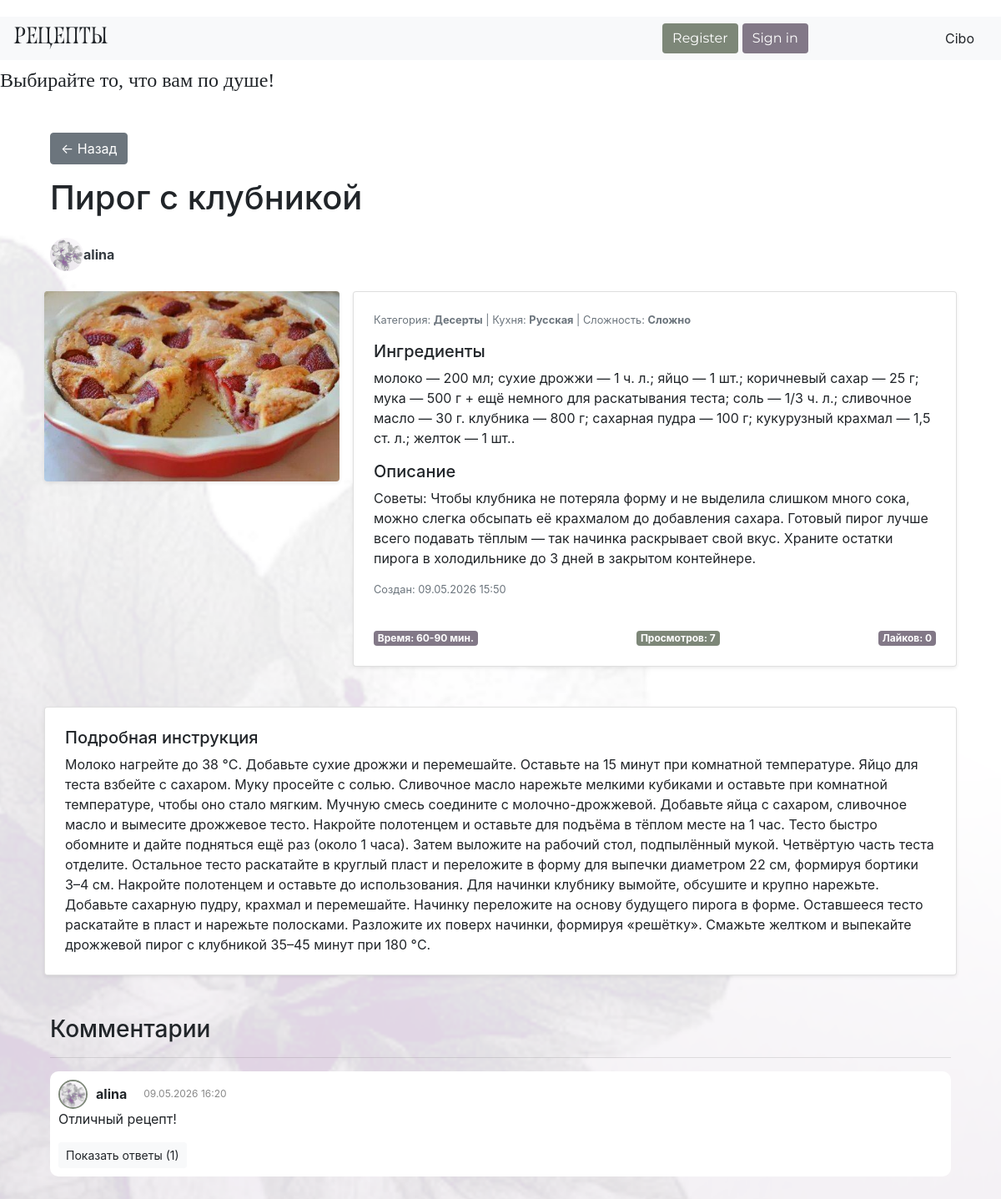
/recipe/3, run on the app's committed database.
### data/recipes.py (models this page shows)
class Recipe(SqlAlchemyBase):
    __tablename__ = 'recipes'
    id = sa.Column(sa.Integer, primary_key=True, autoincrement=True)
    user_id = sa.Column(sa.Integer, sa.ForeignKey('users.id'))
    created_at = sa.Column(sa.DateTime, default=sa.func.now())
    title = sa.Column(sa.String, nullable=True)
    text = sa.Column(sa.String, nullable=True)
    image = sa.Column(sa.String, nullable=True)
    category = sa.Column(sa.String, nullable=True)
    cuisine = sa.Column(sa.String, nullable=True)
    complexity = sa.Column(sa.Integer, nullable=True)
    ingredients = sa.Column(sa.String, nullable=False)
    cooking_time = sa.Column(sa.Integer, nullable=True)
    type = sa.Column(sa.String, nullable=True)
    likes = sa.Column(sa.Integer, default=0)
    views = sa.Column(sa.Integer, default=0)
    food_intake = sa.Column(sa.String, nullable=True)
    manual = sa.Column(sa.String, nullable=True)
    user = relationship("User", back_populates="recipes")
    comments = relationship("Comment", back_populates="recipe", cascade="all, delete")

### data/user.py (models this page shows, shortened)
class User(SqlAlchemyBase, UserMixin):
    __tablename__ = 'users'
    id = sa.Column(sa.Integer, primary_key=True, autoincrement=True)
    email = sa.Column(sa.String, index=True, unique=True, nullable=False)
    username = sa.Column(sa.String, nullable=True)
    name = sa.Column(sa.String, nullable=True)
    age = sa.Column(sa.Integer, nullable=True)
    description = sa.Column(sa.String, nullable=True)
    hashed_password = sa.Column(sa.String, nullable=True)
    avatar = sa.Column(sa.String, nullable=True)
    subscribers = sa.Column(sa.Integer, default=0)
    created_at = sa.Column(sa.DateTime, default=sa.func.now())
    recipes = relationship("Recipe", back_populates="user")

### data/comments.py (models this page shows)
class Comment(SqlAlchemyBase):
    __tablename__ = 'comments'
    id = sa.Column(sa.Integer, primary_key=True, autoincrement=True)
    user_id = sa.Column(sa.Integer, sa.ForeignKey('users.id'))
    recipe_id = sa.Column(sa.Integer, sa.ForeignKey('recipes.id'))
    text = sa.Column(sa.String, nullable=False)
    parent_id = sa.Column(sa.Integer, sa.ForeignKey('comments.id'), nullable=True)
    created_at = sa.Column(sa.DateTime, default=sa.func.now())
    user = relationship("User")
    recipe = relationship("Recipe", back_populates="comments")
    replies = relationship("Comment", backref=backref('parent', remote_side=[id]), lazy='dynamic')

### main.py (the view)
@app.route('/recipe/<int:recipe_id>')
def recipe_page(recipe_id):
    session = create_session()
    recipe = session.get(Recipe, recipe_id)
    if not recipe:
        return "Рецепт не найден"
    recipe.views += 1
    if current_user.is_authenticated:
        view = View(user_id=current_user.id, recipe_id=recipe_id)
        session.add(view)
    comments = session.query(Comment).filter(Comment.recipe_id == recipe_id).order_by(Comment.created_at).all()
    comment_tree = build_com(comments)
    session.commit()
    return render_template('recipe.html', recipe=recipe, comments_tree=comment_tree)

### data/db_session.py (called while the page is built)
def create_session() -> Session:
    global __factory
    return __factory()

### main.py (called while the page is built)
def build_com(comments):
    n = {}
    for i in comments:
        n[i.id] = {"comment": i, "children": []}
    nn = []
    for i in comments:
        if i.parent_id:
            if i.parent_id in n:
                n[i.parent_id]["children"].append(n[i.id])
        else:
            nn.append(n[i.id])
    return nn

### templates/recipe.html (shortened to what this page needs)
{% extends "base.html" %}
{% block content %}
<div class="container my-5">
    <a href="/" class="btn btn-secondary mb-3">← Назад</a>
    <h1 class="mb-4">{{ recipe.title }}</h1>
    <div class="d-flex align-items-center mb-4">
        <a href="{{ url_for('profile', user_id=recipe.user.id) }}">
            <img src="{{ url_for('static', filename=recipe.user.avatar or 'img/base_av.png') }}"
                 alt="{{ recipe.user.username }}"
                 class="rounded-circle me-3"
                 style="width: 40px; height: 40px; object-fit: cover;">
        </a>
        <div>
            <a href="{{ url_for('profile', user_id=recipe.user.id) }}"
               class="text-decoration-none text-dark">
                <b>{{ recipe.user.username }}</b>
            </a>
        </div>
    </div>
    <div class="row g-4">
        <div class="col-md-4 text-center">
            <img src="{{ url_for('static', filename=recipe.image) }}"
                 alt="{{ recipe.title }}"
                 class="img-fluid rounded shadow-sm">
        </div>
        <div class="col-md-8">
            <div class="card p-4 shadow-sm">
                <p class="text-muted small mb-3">
                    Категория: <strong>{{ recipe.category }}</strong> |
                    Кухня: <strong>{{ recipe.cuisine }}</strong> |
                    Сложность: <strong>{{ recipe.complexity }}</strong>
                </p>
                <h5>Ингредиенты</h5>
                <p class="card-text">{{ recipe.ingredients }}</p>
                <h5>Описание</h5>
                <p class="card-text">{{ recipe.text }}</p>
                <p class="text-muted small">Создан: {{ recipe.created_at.strftime('%d.%m.%Y %H:%M') }}</p>
                <div class="d-flex justify-content-between align-items-center mt-4">
                    <span class="badge" style="background-color: #827887; color: white;">
                        Время: {{ recipe.cooking_time }} мин.
                    </span>
                    <span class="badge" style="background-color: #7d8778; color: white;">
                        Просмотров: {{ recipe.views }}
                    </span>
                    <span class="badge" style="background-color: #827887; color: white;">
                        Лайков: {{ recipe.likes }}
                    </span>
                </div>
            </div>
        </div>
    </div>
    {% if recipe.manual %}
<div class="row g-4 mt-5">
    <div class="col-12">
        <div class="card p-4 shadow-sm">
            <h5>Подробная инструкция</h5>
            <p class="card-text">{{ recipe.manual }}</p>
        </div>
    </div>
</div>
{% endif %}
    <h3 class="mt-5">Комментарии</h3>
    <hr>
    {% macro render_comment(node, level=0) %}
        {% set comment = node.comment %}
        <div class="comment-box" style="margin-left: {{ level * 20 }}px;">
            <div class="comment-header">
                <img src="{{ url_for('static', filename=comment.user.avatar or 'img/base_av.png') }}"
                     class="comment-avatar">
                <b>{{ comment.user.username }}</b>
                <span class="comment-date">{{ comment.created_at.strftime('%d.%m.%Y %H:%M') }}</span>
            </div>
            <p>{{ comment.text }}</p>
            {% if node.children %}
                <button onclick="toggleReplies({{ comment.id }})"
                        class="btn btn-sm btn-light">
                    Показать ответы ({{ node.children|length }})
                </button>
            {% endif %}
        </div>
    {% endmacro %}
    {% for node in comments_tree %}
        {{ render_comment(node) }}
    {% endfor %}
</div>
{% endblock %}

### static/css/style.css (style rules this page uses)
body { background-image: url('/static/img/fon.png'); background-size: cover; background-repeat: no-repeat; background-position: center; background-attachment: fixed; padding-top: 20px; }
.card { display: flex; flex-direction: column; }
.row > * { padding-right: calc(var(--bs-gutter-x) * 0.5); padding-left: calc(var(--bs-gutter-x) * 0.5); }
.row { --bs-gutter-x: 1rem; --bs-gutter-y: 1rem; }
.comment-header { display: flex; align-items: center; gap: 10px; }
.comment-avatar { width: 35px; height: 35px; border-radius: 50%; object-fit: cover; border: 2px solid #7d8778; }
.comment-box { background: white; padding: 10px; border-radius: 10px; margin-bottom: 10px; }
.comment-date { font-size: 12px; color: #888; margin-left: 10px; }

### data on the page
Recipe: title "Пирог с клубникой", image (picture), category "Десерты", cuisine "Русская", complexity "Сложно", ingredients "молоко — 200 мл; сухие дрожжи — 1 ч. л.; яйцо — 1 шт.; коричневый сахар — 25 г; мука — 500 г + ещё немного для раскатывания теста; соль — 1/3 ч. л.; сливочное масло — 30 г. клубника — 800 г; сахарная пудра — 100 г; кукурузный крахмал — 1,5 ст. л.; желток — 1 шт..", text "Советы: Чтобы клубника не потеряла форму и не выделила слишком много сока, можно слегка обсыпать её крахмалом до добавления сахара. Готовый пирог лучше всего подавать тёплым — так начинка раскрывает свой вкус. Храните остатки пирога в холодильнике до 3 дней в закрытом контейнере.", created_at "09.05.2026 15:50", cooking_time "60-90", views "7", likes "0", manual "Молоко нагрейте до 38 °C. Добавьте сухие дрожжи и перемешайте. Оставьте на 15 минут при комнатной температуре. Яйцо для теста взбейте с сахаром. Муку просейте с солью. Сливочное масло нарежьте мелкими кубиками и оставьте при комнатной температуре, чтобы оно стало мягким. Мучную смесь соедините с молочно-дрожжевой. Добавьте яйца с сахаром, сливочное масло и вымесите дрожжевое тесто. Накройте полотенцем и оставьте для подъёма в тёплом месте на 1 час. Тесто быстро обомните и дайте подняться ещё раз (около 1 часа). Затем выложите на рабочий стол, подпылённый мукой. Четвёртую часть теста отделите. Остальное тесто раскатайте в круглый пласт и переложите в форму для выпечки диаметром 22 см,…"
User: user.username "alina", user.username "alina"
Comment: created_at "09.05.2026 16:20", text "Отличный рецепт!"

### other printed values
{{ node.children|length }} "1"
